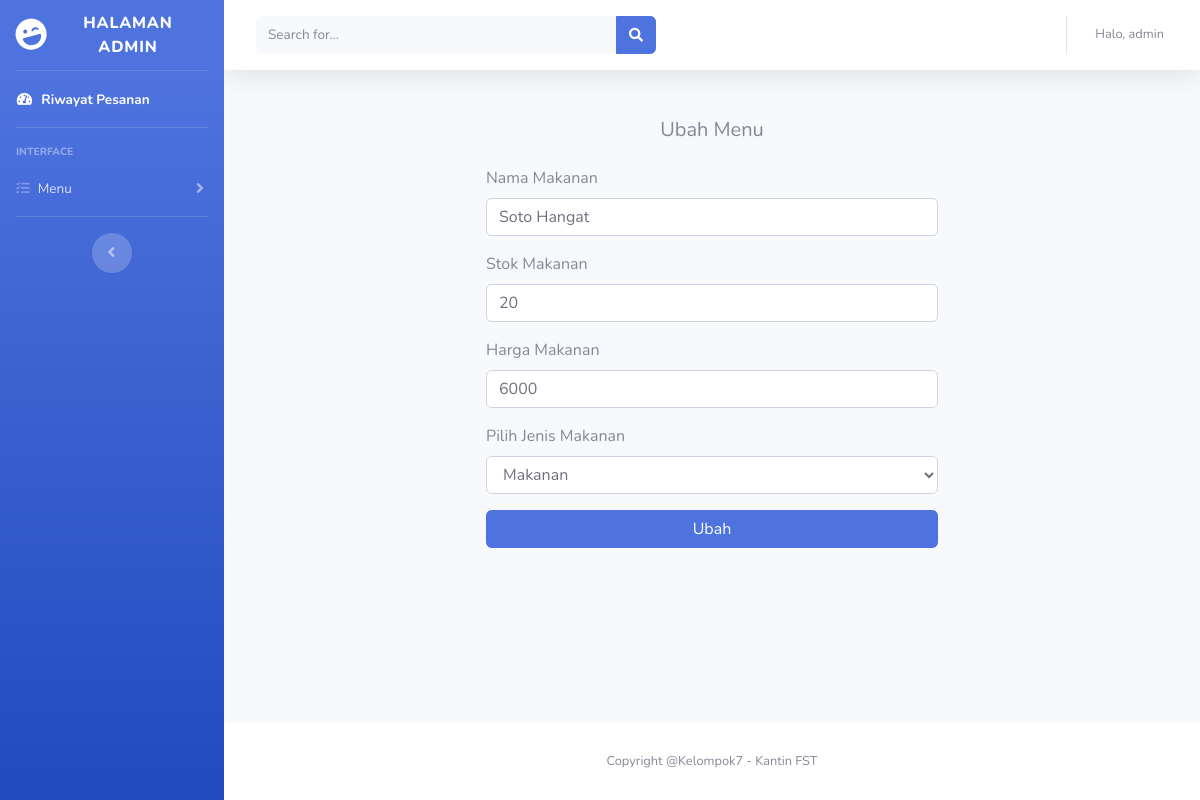
Page /admin/menu-update.php?id=1 (signed in) on the committed database.
### tables this page shows
CREATE TABLE `makanan` (
  `id_makanan` int(11) NOT NULL,
  `nama` varchar(50) NOT NULL,
  `stok` int(5) NOT NULL,
  `harga` int(10) NOT NULL,
  `jenis` enum('makanan','minuman') NOT NULL
);

### app/repository/makanan_repository.php (called while the page is built, shortened)
<?php
function getMakanan($con, $id_makanan) {
    $query = "SELECT * FROM makanan WHERE id_makanan=$id_makanan LIMIT 1";
    $result = mysqli_query($con, $query)->fetch_assoc();
    return $result;
}

### admin/menu-update.php (the view, shortened to what this page needs)
<?php include_once("./../components/admin/header.php"); ?>
<?php
$dataMakanan = getMakanan($con, $_GET['id']);
?>
<body id="page-top">
    <div id="wrapper">
        <?php include_once("./../components/admin/sidebar.php"); ?>
        <div id="content-wrapper" class="d-flex flex-column">
            <div id="content">
                <?php include_once("./../components/admin/topbar.php"); ?>
                <div class="container mt-5 mb-5">
                    <div class="d-flex row justify-content-center">
                        <form class="col-md-6" action="./action.php" method="post">
                            <h5 class="mb-4 text-center">Ubah Menu</h5>
                            <div class="form-group">
                                <label for="nama">Nama Makanan</label>
                                <input type="text" value="<?=$dataMakanan['nama']?>" class="form-control" id="nama" name="nama" placeholder="Masukkan Nama makanan">
                            </div>
                            <div class="form-group">
                                <label for="stok">Stok Makanan</label>
                                <input type="number" value="<?=$dataMakanan['stok']?>" class="form-control" id="stok" name="stok" placeholder="Masukkan stok makanan">
                            </div>
                            <div class="form-group">
                                <label for="harga">Harga Makanan</label>
                                <input type="number" value="<?=$dataMakanan['harga']?>" class="form-control" id="harga" name="harga" placeholder="Masukkan harga makanan">
                            </div>
                            <div class="form-group">
                                <label for="jenis">Pilih Jenis Makanan</label>
                                <select class="form-control" name="jenis" id="jenis">
                                    <option <?= $dataMakanan['jenis'] == 'makanan' ? 'selected' : '' ?>>Makanan</option>
                                </select>
                            </div>
                            <button type="submit" name="ubah_makanan" class="btn btn-primary" style="width: 100%;">Ubah</button>
                            </form>
                    </div>
                </div>
            </div>
            <footer class="sticky-footer bg-white">
                <div class="container my-auto">
                    <div class="copyright text-center my-auto">
                        <span>Copyright @Kelompok7 - Kantin FST</span>
                    </div>
                </div>
            </footer>
        </div>
    </div>
    <?php include_once("./../components/admin/footer.php"); ?>

### rows in the picture
makanan: nama "Soto Hangat", stok "20", harga "6000", jenis "Makanan"

### other values in the picture
$_SESSION["login"]["nama"] "admin"
